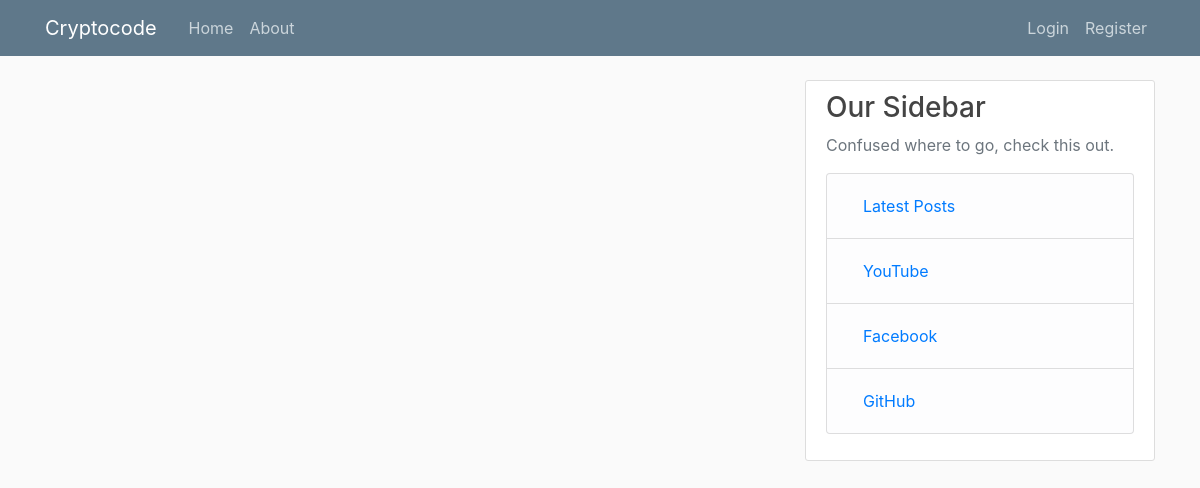
The app's page /home, older data.
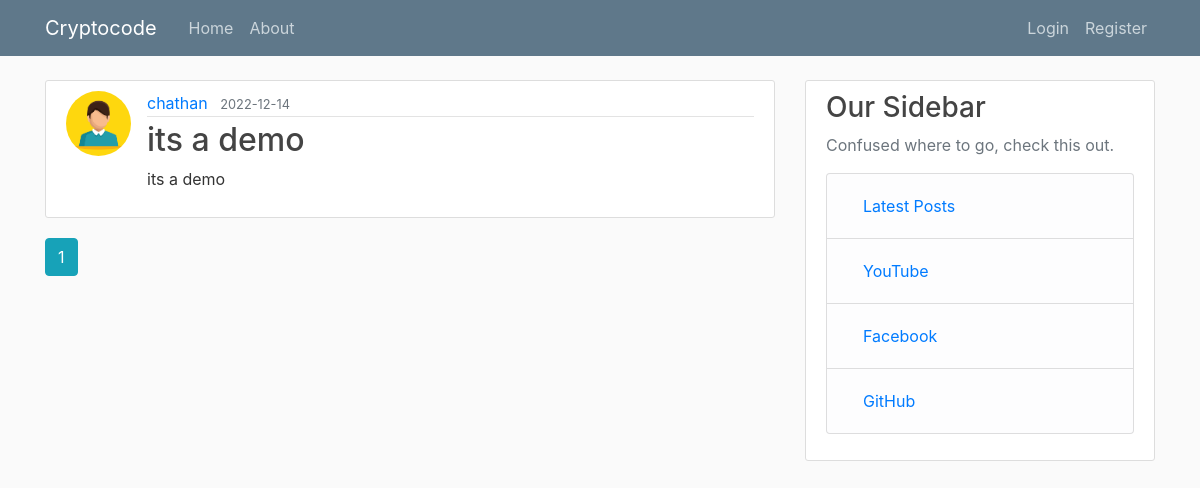
The same page, newer data.
### flaskblog/models.py (models this page shows, shortened)
class Post(db.Model):
	id = db.Column(db.Integer, primary_key=True)
	title = db.Column(db.String(80), nullable=False)
	date = db.Column(db.DateTime,nullable=False,default=datetime.utcnow)
	content = db.Column(db.Text, nullable=False)
	user_id = db.Column(db.Integer, db.ForeignKey('user.id'), nullable=False)

class User(db.Model, UserMixin):
	id = db.Column(db.Integer, primary_key=True)
	username = db.Column(db.String(20), unique=True, nullable=False)
	email = db.Column(db.String(100), unique=True, nullable=False)
	img = db.Column(db.String(20), nullable=False, default='default.jpg')
	password = db.Column(db.String(60), nullable=False)
	posts = db.relationship('Post', backref='author', lazy=True)

### flaskblog/main/routes.py (the view)
@main.route("/")
@main.route("/home")
def home():
	page = request.args.get('page', 1, type=int)
	posts = Post.query.order_by(Post.date.desc()).paginate(page=page, per_page=5)
	return render_template('home.html',title='Home', posts=posts)

### flaskblog/templates/home.html
{% extends "layout.html" %}
{% block content %}
	{% for post in posts.items %}
	<article class="media content-section">
	  <img class="rounded-circle article-img" src="{{ url_for('static', filename='images/' + post.author.img) }}">
	  <div class="media-body">
	    <div class="article-metadata">
	      <a class="mr-2" href="{{ url_for('users.user_post', username=post.author.username) }}">{{ post.author.username }}</a>
	      <small class="text-muted">{{ post.date.strftime('%Y-%m-%d') }}</small>
	    </div>
	    <h2><a class="article-title" href="{{ url_for('posts.post', post_id=post.id) }}">{{ post.title }}</a></h2>
	    <p class="article-content">{{ post.content }} </p>
	  </div>
	</article>
	{% endfor %}
	{% for page_num in posts.iter_pages(left_edge=1, right_edge=1, left_current=1, right_current=2) %}
		{% if page_num %}
			{% if posts.page == page_num %}
				<a class="btn btn-info mb-4" href="{{ url_for('main.home', page=page_num) }}">{{ page_num }}</a>
			{% else %}
				<a class="btn btn-outline-info mb-4" href="{{ url_for('main.home', page=page_num) }}">{{ page_num }}</a>
			{% endif %}
		{% else %}
			...
		{% endif %}
	{% endfor %}
{% endblock content %}

### flaskblog/templates/layout.html (shortened to what this page needs)
<!DOCTYPE html>
<html>
<head>
    <link rel="stylesheet" href="https://maxcdn.bootstrapcdn.com/bootstrap/4.0.0/css/bootstrap.min.css">
    <link rel="stylesheet" type="text/css" href="{{ url_for('static', filename='main.css') }}">
</head>
<body>
	<header class="site-header">
	  <nav class="navbar navbar-expand-md navbar-dark bg-steel fixed-top">
	    <div class="container">
	      <a class="navbar-brand mr-4" href="/">Cryptocode</a>
	      <div class="collapse navbar-collapse" id="navbarToggle">
	        <div class="navbar-nav mr-auto">
	          <a class="nav-item nav-link" href="{{ url_for('main.home') }}">Home</a>
	          <a class="nav-item nav-link" href="{{ url_for('main.about') }}">About</a>
	        </div>
	        <div class="navbar-nav">
	          {% if current_user.is_authenticated %}
	            <a class="nav-item nav-link" href="{{ url_for('posts.new_post') }}">New Post</a>
	            <a class="nav-item nav-link" href="{{ url_for('users.account') }}">Account</a>
	          	<a class="nav-item nav-link" href="{{ url_for('users.logout') }}">Logout</a>
	          {% else %}
		        <a class="nav-item nav-link" href="{{ url_for('users.login') }}">Login</a>
		        <a class="nav-item nav-link" href="{{ url_for('users.register') }}">Register</a>
	          {% endif %}
	        </div>
	      </div>
	    </div>
	  </nav>
	</header>
	<main role="main" class="container">
	  <div class="row">
	    <div class="col-md-8">
	    	{% block content %}{% endblock %}
	    </div>
	    <div class="col-md-4">
	      <div class="content-section">
	        <h3>Our Sidebar</h3>
	        <p class='text-muted'>Confused where to go, check this out.
	          <ul class="list-group">
	            <li class="list-group-item list-group-item-light"><a class="nav-item nav-link" href="{{ url_for('main.home') }}">Latest Posts</a></li>
	            <li class="list-group-item list-group-item-light"><a target="_blank" class="nav-item nav-link" href="https://www.youtube.com/cryptocode">YouTube</a></li>
	            <li class="list-group-item list-group-item-light"><a target="_blank" class="nav-item nav-link" href="https://www.facebook.com/codingrelated/">Facebook</a></li>
	            <li class="list-group-item list-group-item-light"><a target="_blank" class="nav-item nav-link" href="https://github.com/PraneethGopinathan/">GitHub</a></li>
	          </ul>
	        </p>
	      </div>
	    </div>
	  </div>
	</main>
  </body>
</body>
</html>

### flaskblog/static/main.css (style rules this page uses)
body { background: #fafafa; color: #333333; margin-top: 5rem; }
h1, h2, h3, h4, h5, h6 { color: #444444; }
.bg-steel { background-color: #5f788a; }
.site-header .navbar-nav .nav-link { color: #cbd5db; }
.content-section { background: #ffffff; padding: 10px 20px; border: 1px solid #dddddd; border-radius: 3px; margin-bottom: 20px; }
.article-title { color: #444444; }
.article-content { white-space: pre-line; }
.article-img { height: 65px; width: 65px; margin-right: 16px; }
.article-metadata { padding-bottom: 1px; margin-bottom: 4px; border-bottom: 1px solid #e3e3e3 }

Row changes from the older to the newer data that the page shows:
added Post: img (placeholder picture), author.username "chathan", date "2022-12-14", title "its a demo", content "its a demo"
Text that changed along with them:
new list line: "1"
